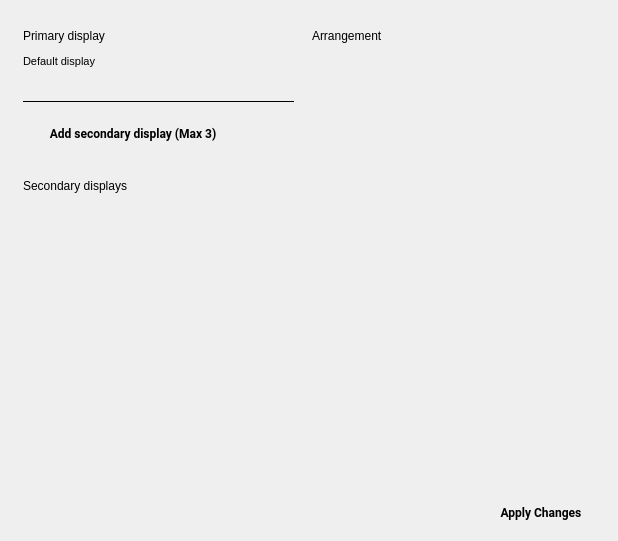
<?xml version="1.0" encoding="UTF-8"?>
<ui version="4.0">
 <class>MultiDisplayPage</class>
 <widget class="QWidget" name="MultiDisplayPage">
  <property name="geometry">
   <rect>
    <x>0</x>
    <y>0</y>
    <width>618</width>
    <height>541</height>
   </rect>
  </property>
  <property name="sizePolicy">
   <sizepolicy hsizetype="Preferred" vsizetype="Preferred">
    <horstretch>0</horstretch>
    <verstretch>0</verstretch>
   </sizepolicy>
  </property>
  <property name="windowTitle">
   <string>Form</string>
  </property>
  <layout class="QGridLayout" name="gridLayout_2">
   <item row="0" column="0">
    <layout class="QVBoxLayout" name="verticalLayout">
     <property name="spacing">
      <number>0</number>
     </property>
     <property name="topMargin">
      <number>18</number>
     </property>
     <item>
      <layout class="QHBoxLayout" name="horizontalLayout_2">
       <property name="spacing">
        <number>6</number>
       </property>
       <item>
        <layout class="QVBoxLayout" name="verticalLayout_4" stretch="0,0,0,0,0,0,0">
         <property name="spacing">
          <number>12</number>
         </property>
         <property name="leftMargin">
          <number>12</number>
         </property>
         <property name="rightMargin">
          <number>12</number>
         </property>
         <item>
          <widget class="QLabel" name="primaryDisplay">
           <property name="sizePolicy">
            <sizepolicy hsizetype="Preferred" vsizetype="Preferred">
             <horstretch>0</horstretch>
             <verstretch>0</verstretch>
            </sizepolicy>
           </property>
           <property name="styleSheet">
            <string notr="true"/>
           </property>
           <property name="text">
            <string>Primary display</string>
           </property>
          </widget>
         </item>
         <item>
          <layout class="QVBoxLayout" name="verticalLayout_2">
           <property name="spacing">
            <number>6</number>
           </property>
           <item>
            <widget class="QLabel" name="defaultDisplay">
             <property name="font">
              <font>
               <pointsize>8</pointsize>
              </font>
             </property>
             <property name="text">
              <string>Default display</string>
             </property>
             <property name="ColorGroup" stdset="0">
              <string notr="true">Title</string>
             </property>
            </widget>
           </item>
           <item>
            <widget class="QLabel" name="defaultDisplayText">
             <property name="sizePolicy">
              <sizepolicy hsizetype="Preferred" vsizetype="Preferred">
               <horstretch>0</horstretch>
               <verstretch>0</verstretch>
              </sizepolicy>
             </property>
             <property name="text">
              <string/>
             </property>
             <property name="ColorGroup" stdset="0">
              <string notr="true">ListItem</string>
             </property>
            </widget>
           </item>
          </layout>
         </item>
         <item>
          <widget class="Line" name="line">
           <property name="sizePolicy">
            <sizepolicy hsizetype="Preferred" vsizetype="Preferred">
             <horstretch>0</horstretch>
             <verstretch>0</verstretch>
            </sizepolicy>
           </property>
           <property name="frameShadow">
            <enum>QFrame::Plain</enum>
           </property>
           <property name="orientation">
            <enum>Qt::Horizontal</enum>
           </property>
           <property name="ColorGroup" stdset="0">
            <string>HorizDivider2</string>
           </property>
          </widget>
         </item>
         <item>
          <widget class="RaisedMaterialButton" name="addSecondaryDisplay">
           <property name="sizePolicy">
            <sizepolicy hsizetype="Preferred" vsizetype="Preferred">
             <horstretch>0</horstretch>
             <verstretch>0</verstretch>
            </sizepolicy>
           </property>
           <property name="minimumSize">
            <size>
             <width>0</width>
             <height>36</height>
            </size>
           </property>
           <property name="font">
            <font>
             <family>Roboto</family>
             <weight>75</weight>
             <bold>true</bold>
            </font>
           </property>
           <property name="styleSheet">
            <string notr="true">padding-left: 2px; text-align: left;</string>
           </property>
           <property name="text">
            <string>        Add secondary display (Max 3)</string>
           </property>
           <property name="flat">
            <bool>true</bool>
           </property>
           <property name="ColorGroup" stdset="0">
            <string>Button</string>
           </property>
          </widget>
         </item>
         <item>
          <widget class="QLabel" name="secondaryDisplays_title">
           <property name="styleSheet">
            <string notr="true">padding-top: 16px;</string>
           </property>
           <property name="text">
            <string>Secondary displays</string>
           </property>
           <property name="indent">
            <number>0</number>
           </property>
          </widget>
         </item>
         <item>
          <widget class="QScrollArea" name="scrollArea">
           <property name="sizePolicy">
            <sizepolicy hsizetype="MinimumExpanding" vsizetype="MinimumExpanding">
             <horstretch>0</horstretch>
             <verstretch>0</verstretch>
            </sizepolicy>
           </property>
           <property name="styleSheet">
            <string>
              border: none;
            </string>
           </property>
           <property name="verticalScrollBarPolicy">
            <enum>Qt::ScrollBarAsNeeded</enum>
           </property>
           <property name="horizontalScrollBarPolicy">
            <enum>Qt::ScrollBarAsNeeded</enum>
           </property>
           <property name="widgetResizable">
            <bool>true</bool>
           </property>
           <property name="alignment">
            <set>Qt::AlignLeading|Qt::AlignLeft|Qt::AlignTop</set>
           </property>
           <widget class="QWidget" name="scrollAreaWidgetContents">
            <property name="geometry">
             <rect>
              <x>0</x>
              <y>0</y>
              <width>271</width>
              <height>250</height>
             </rect>
            </property>
            <property name="sizePolicy">
             <sizepolicy hsizetype="MinimumExpanding" vsizetype="MinimumExpanding">
              <horstretch>0</horstretch>
              <verstretch>0</verstretch>
             </sizepolicy>
            </property>
            <layout class="QGridLayout" name="gridLayout">
             <property name="leftMargin">
              <number>0</number>
             </property>
             <property name="topMargin">
              <number>0</number>
             </property>
             <property name="rightMargin">
              <number>0</number>
             </property>
             <item row="0" column="0">
              <layout class="QVBoxLayout" name="verticalLayout_5">
               <property name="spacing">
                <number>18</number>
               </property>
              </layout>
             </item>
            </layout>
           </widget>
          </widget>
         </item>
         <item>
          <spacer name="horizontalSpacer_3">
           <property name="orientation">
            <enum>Qt::Horizontal</enum>
           </property>
           <property name="sizeHint" stdset="0">
            <size>
             <width>40</width>
             <height>20</height>
            </size>
           </property>
          </spacer>
         </item>
        </layout>
       </item>
       <item>
        <layout class="QVBoxLayout" name="verticalLayout_3">
         <property name="spacing">
          <number>12</number>
         </property>
         <item>
          <widget class="QLabel" name="arrangement">
           <property name="sizePolicy">
            <sizepolicy hsizetype="Preferred" vsizetype="Fixed">
             <horstretch>0</horstretch>
             <verstretch>0</verstretch>
            </sizepolicy>
           </property>
           <property name="text">
            <string>Arrangement</string>
           </property>
          </widget>
         </item>
         <item>
          <widget class="MultiDisplayArrangement" name="multiDisplayArrangement" native="true">
           <property name="sizePolicy">
            <sizepolicy hsizetype="Preferred" vsizetype="MinimumExpanding">
             <horstretch>0</horstretch>
             <verstretch>0</verstretch>
            </sizepolicy>
           </property>
           <property name="focusPolicy">
            <enum>Qt::NoFocus</enum>
           </property>
          </widget>
         </item>
         <item>
          <spacer name="horizontalSpacer_2">
           <property name="orientation">
            <enum>Qt::Horizontal</enum>
           </property>
           <property name="sizeHint" stdset="0">
            <size>
             <width>40</width>
             <height>20</height>
            </size>
           </property>
          </spacer>
         </item>
        </layout>
       </item>
      </layout>
     </item>
     <item>
      <layout class="QHBoxLayout" name="horizontalLayout">
       <property name="spacing">
        <number>6</number>
       </property>
       <item>
        <spacer name="horizontalSpacer">
         <property name="orientation">
          <enum>Qt::Horizontal</enum>
         </property>
         <property name="sizeHint" stdset="0">
          <size>
           <width>40</width>
           <height>20</height>
          </size>
         </property>
        </spacer>
       </item>
       <item>
        <widget class="RaisedMaterialButton" name="applyChanges">
         <property name="minimumSize">
          <size>
           <width>132</width>
           <height>36</height>
          </size>
         </property>
         <property name="font">
          <font>
           <family>Roboto</family>
           <weight>75</weight>
           <bold>true</bold>
          </font>
         </property>
         <property name="text">
          <string>Apply Changes</string>
         </property>
         <property name="flat">
          <bool>true</bool>
         </property>
         <property name="ColorGroup" stdset="0">
          <string notr="true">Button</string>
         </property>
         <property name="report_metrics" stdset="0">
          <bool>false</bool>
         </property>
        </widget>
       </item>
      </layout>
     </item>
    </layout>
   </item>
  </layout>
 </widget>
 <customwidgets>
  <customwidget>
   <class>RaisedMaterialButton</class>
   <extends>QPushButton</extends>
   <header>android/skin/qt/raised-material-button.h</header>
  </customwidget>
  <customwidget>
   <class>MultiDisplayArrangement</class>
   <extends>QWidget</extends>
   <header>android/skin/qt/extended-pages/multi-display-arrangement.h</header>
   <container>1</container>
  </customwidget>
 </customwidgets>
 <resources/>
 <connections/>
</ui>
